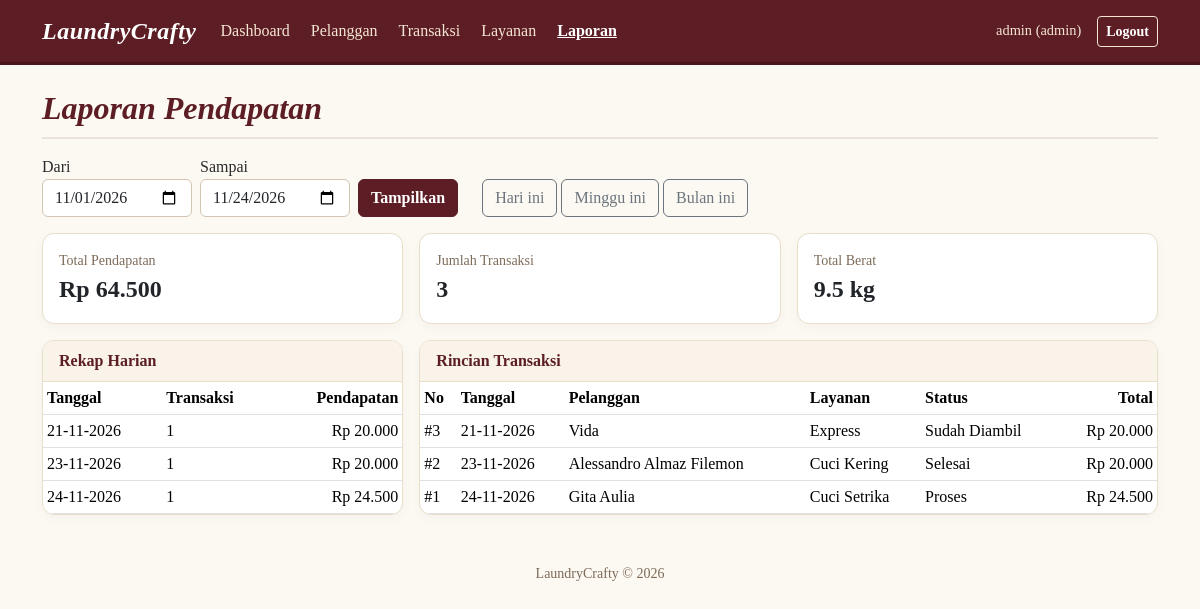
The app's page /laporan.php (signed in) with its own data.
### tables this page shows
CREATE TABLE transaksi (
    id_transaksi    INT NOT NULL AUTO_INCREMENT,
    id_pelanggan    INT NOT NULL,
    id_layanan      INT NOT NULL,
    tanggal_masuk   DATE NOT NULL,
    tanggal_selesai DATE NOT NULL,
    berat           DECIMAL(6,2) NOT NULL,
    total_harga     INT NOT NULL,
    status          ENUM('Proses','Selesai','Sudah Diambil') NOT NULL DEFAULT 'Proses',
    PRIMARY KEY (id_transaksi),
    CONSTRAINT fk_trx_pelanggan FOREIGN KEY (id_pelanggan) REFERENCES pelanggan(id_pelanggan),
    CONSTRAINT fk_trx_layanan   FOREIGN KEY (id_layanan)   REFERENCES layanan(id_layanan)
);

CREATE TABLE pelanggan (
    id_pelanggan INT NOT NULL AUTO_INCREMENT,
    nama         VARCHAR(64)  NOT NULL,
    alamat       VARCHAR(255) NOT NULL,
    no_hp        VARCHAR(20)  NOT NULL,
    PRIMARY KEY (id_pelanggan)
);

CREATE TABLE layanan (
    id_layanan    INT NOT NULL AUTO_INCREMENT,
    nama_layanan  VARCHAR(64) NOT NULL,
    harga_per_kg  INT NOT NULL,
    PRIMARY KEY (id_layanan)
);

### config.php (called while the page is built, shortened)
<?php
function e($s): string
{
    return htmlspecialchars((string)$s, ENT_QUOTES, 'UTF-8');
}
function rupiah($n): string
{
    return 'Rp ' . number_format((float)$n, 0, ',', '.');
}
function tgl($d): string
{
    return $d ? date('d-m-Y', strtotime($d)) : '-';
}
function is_admin(): bool
{
    return ($_SESSION['user']['role'] ?? '') === 'admin';
}

### laporan.php (the view, shortened to what this page needs)
<?php
require 'config.php';
$dari    = $_GET['dari'] ?? date('Y-m-01');
$sampai  = $_GET['sampai'] ?? date('Y-m-d');
$stmt = $db->prepare('SELECT t.*, p.nama, l.nama_layanan
                      FROM transaksi t
                      JOIN pelanggan p ON p.id_pelanggan = t.id_pelanggan
                      JOIN layanan l ON l.id_layanan = t.id_layanan
                      WHERE t.tanggal_masuk BETWEEN ? AND ?
                      ORDER BY t.tanggal_masuk, t.id_transaksi');
$stmt->bind_param('ss', $dari, $sampai);
$stmt->execute();
$rows = $stmt->get_result()->fetch_all(MYSQLI_ASSOC);
$total = array_sum(array_column($rows, 'total_harga'));
$kg    = array_sum(array_column($rows, 'berat'));
$harian = [];
foreach ($rows as $r) {
    $harian[$r['tanggal_masuk']]['jml'] = ($harian[$r['tanggal_masuk']]['jml'] ?? 0) + 1;
    $harian[$r['tanggal_masuk']]['total'] = ($harian[$r['tanggal_masuk']]['total'] ?? 0) + $r['total_harga'];
}
include 'header.php';
?>
<h3 class="mb-3">Laporan Pendapatan</h3>
<form class="row g-2 align-items-end mb-3" method="get">
    <div class="col-auto"><label class="form-label mb-0">Dari</label>
        <input type="date" name="dari" value="<?= e($dari) ?>" class="form-control"></div>
    <div class="col-auto"><label class="form-label mb-0">Sampai</label>
        <input type="date" name="sampai" value="<?= e($sampai) ?>" class="form-control"></div>
    <div class="col-auto"><button class="btn btn-primary">Tampilkan</button></div>
    <div class="col-auto ms-md-3">
        <a href="?periode=hari" class="btn btn-outline-secondary">Hari ini</a>
        <a href="?periode=minggu" class="btn btn-outline-secondary">Minggu ini</a>
        <a href="?periode=bulan" class="btn btn-outline-secondary">Bulan ini</a>
    </div>
</form>
<div class="row g-3 mb-3">
    <div class="col-md-4"><div class="card"><div class="card-body">
        <div class="text-muted small">Total Pendapatan</div><div class="fs-4 fw-bold"><?= rupiah($total) ?></div></div></div></div>
    <div class="col-md-4"><div class="card"><div class="card-body">
        <div class="text-muted small">Jumlah Transaksi</div><div class="fs-4 fw-bold"><?= count($rows) ?></div></div></div></div>
    <div class="col-md-4"><div class="card"><div class="card-body">
        <div class="text-muted small">Total Berat</div><div class="fs-4 fw-bold"><?= e(rtrim(rtrim(number_format($kg, 2, '.', ''), '0'), '.') ?: '0') ?> kg</div></div></div></div>
</div>
<div class="row g-3">
    <div class="col-lg-4">
        <div class="card"><div class="card-header">Rekap Harian</div>
        <table class="table table-sm mb-0">
            <thead><tr><th>Tanggal</th><th>Transaksi</th><th class="text-end">Pendapatan</th></tr></thead>
            <tbody>
            <?php foreach ($harian as $d => $h): ?>
                <tr><td><?= tgl($d) ?></td><td><?= (int)$h['jml'] ?></td><td class="text-end"><?= rupiah($h['total']) ?></td></tr>
            <?php endforeach; ?>
            </tbody>
        </table></div>
    </div>
    <div class="col-lg-8">
        <div class="card"><div class="card-header">Rincian Transaksi</div>
        <div class="table-responsive"><table class="table table-sm mb-0">
            <thead><tr><th>No</th><th>Tanggal</th><th>Pelanggan</th><th>Layanan</th><th>Status</th><th class="text-end">Total</th></tr></thead>
            <tbody>
            <?php foreach ($rows as $r): ?>
                <tr>
                    <td>#<?= (int)$r['id_transaksi'] ?></td><td><?= tgl($r['tanggal_masuk']) ?></td>
                    <td><?= e($r['nama']) ?></td><td><?= e($r['nama_layanan']) ?></td>
                    <td><?= e($r['status']) ?></td><td class="text-end"><?= rupiah($r['total_harga']) ?></td>
                </tr>
            <?php endforeach; ?>
            </tbody>
        </table></div></div>
    </div>
</div>
<?php include 'footer.php'; ?>

### header.php (shortened to what this page needs)
<?php
$halaman = basename($_SERVER['SCRIPT_NAME']);
function aktif(array $files): string
{
    global $halaman;
    return in_array($halaman, $files, true) ? ' active' : '';
}
?>
<!DOCTYPE html>
<html lang="id">
<head>
    <link href="https://cdn.jsdelivr.net/npm/bootstrap@5.3.3/dist/css/bootstrap.min.css" rel="stylesheet">
</head>
<body>
<nav class="navbar navbar-expand-lg navbar-custom mb-4">
    <div class="container">
        <a class="navbar-brand" href="index.php">LaundryCrafty</a>
        <div class="collapse navbar-collapse" id="menu">
            <ul class="navbar-nav me-auto">
                <li class="nav-item"><a class="nav-link<?= aktif(['index.php']) ?>" href="index.php">Dashboard</a></li>
                <li class="nav-item"><a class="nav-link<?= aktif(['pelanggan.php', 'pelanggan-form.php']) ?>" href="pelanggan.php">Pelanggan</a></li>
                <li class="nav-item"><a class="nav-link<?= aktif(['transaksi.php', 'transaksi-form.php']) ?>" href="transaksi.php">Transaksi</a></li>
                <?php if (is_admin()): ?>
                    <li class="nav-item"><a class="nav-link<?= aktif(['layanan.php', 'layanan-form.php']) ?>" href="layanan.php">Layanan</a></li>
                    <li class="nav-item"><a class="nav-link<?= aktif(['laporan.php']) ?>" href="laporan.php">Laporan</a></li>
                <?php endif; ?>
            </ul>
            <span class="navbar-text me-3">
                <?= e($_SESSION['user']['username']) ?> (<?= e($_SESSION['user']['role']) ?>)
            </span>
            <a class="btn btn-logout btn-sm" href="logout.php">Logout</a>
        </div>
    </div>
</nav>
<main class="container mb-5">

### footer.php (shortened to what this page needs)
</main>
<footer class="text-center text-muted small my-4">LaundryCrafty &copy; <?= date('Y') ?></footer>
</body>
</html>

### header.php (style rules this page uses)
body { background-color: #fcf8f2 !important; font-family: 'Georgia', 'Times New Roman', serif; color: #2b2b2b; }
.navbar-custom { background-color: #5c1d24 !important; border-bottom: 3px solid #4a151b; }
.navbar-custom .navbar-brand { font-size: 1.5rem; font-weight: bold; font-style: italic; color: #ffffff !important; letter-spacing: 0.5px; }
.navbar-custom .nav-link { color: #f5e6d3 !important; font-weight: 500; margin-right: 5px; }
.navbar-custom .nav-link:hover, .navbar-custom .nav-link.active { color: #ffffff !important; font-weight: bold; text-decoration: underline; }
.navbar-custom .navbar-text { color: #f5e6d3 !important; font-size: 0.9rem; }
.navbar-custom .btn-logout { color: #ffffff; border-color: #f5e6d3; font-weight: bold; border-radius: 4px; }
h3, .judul-halaman { font-style: italic; font-weight: bold; color: #5c1d24; margin-top: 15px; font-size: 2rem; border-bottom: 2px solid rgba(92, 29, 36, 0.1); padding-bottom: 10px; }
.card { background-color: #ffffff !important; border: 1px solid #e8dec9 !important; border-radius: 12px !important; box-shadow: 0 4px 12px rgba(0, 0, 0, 0.03); overflow: hidden; }
.card-header { background-color: #f9f3ea !important; border-bottom: 1px solid #e8dec9 !important; font-weight: bold; color: #5c1d24; }
.text-muted { color: #7d6b58 !important; }
.btn-primary { background-color: #5c1d24 !important; border-color: #5c1d24 !important; border-radius: 6px; font-weight: bold; }
.form-control, .form-select { border: 1px solid #d4c5b3; background-color: #ffffff; border-radius: 6px; }
.table { --bs-table-bg: transparent; color: #2b2b2b; }

### records on screen
transaksi: id_transaksi "3", tanggal_masuk "21-11-2026", id_pelanggan.nama "Vida", id_layanan.nama_layanan "Express", status "Sudah Diambil", total_harga "Rp 20.000"
transaksi: id_transaksi "2", tanggal_masuk "23-11-2026", id_pelanggan.nama "Alessandro Almaz Filemon", id_layanan.nama_layanan "Cuci Kering", status "Selesai", total_harga "Rp 20.000"
transaksi: id_transaksi "1", tanggal_masuk "24-11-2026", id_pelanggan.nama "Gita Aulia", id_layanan.nama_layanan "Cuci Setrika", status "Proses", total_harga "Rp 24.500"

### other values on screen
$_SESSION['user']['username'] "admin"
$_SESSION['user']['role'] "admin"
rupiah($total) "Rp 64.500"
count($rows) "3"
rtrim(rtrim(number_format($kg, 2, '.', ''), '0'), '.') ?: '0' "9.5"
tgl($d) "21-11-2026"
$h['jml'] "1"
rupiah($h['total']) "Rp 20.000"
tgl($d) "23-11-2026"
tgl($d) "24-11-2026"
rupiah($h['total']) "Rp 24.500"
